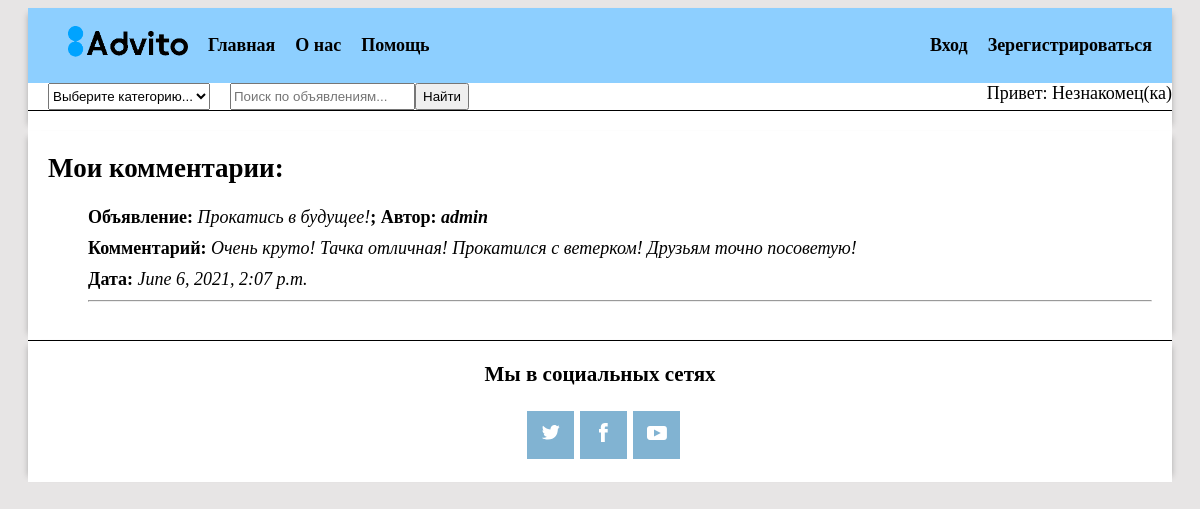
The page /advito/8/profile/comments/ on the database its author committed.
### advito/models.py (models this page shows, shortened)
class Comment(models.Model):
    author = models.ForeignKey(User, on_delete=models.CASCADE)
    text = models.TextField(max_length=700)
    in_post = models.ForeignKey(Post, on_delete=models.CASCADE)
    date_publish = models.DateTimeField(default=timezone.now)

class Post(models.Model):
    author = models.ForeignKey(User, on_delete=models.CASCADE)
    category = models.ForeignKey(CategoryPost, on_delete=models.CASCADE, verbose_name="Категория", related_name='category')
    price = models.FloatField(verbose_name="Цена", blank=True)
    name_descript = models.CharField(max_length=200,  blank=True, verbose_name="Название объявления")
    description = models.TextField(max_length=1000, blank=True, verbose_name="Описание объявления")
    image = models.ImageField(upload_to=user_directory_path, verbose_name="Фото объявления")
    date_pub = models.DateTimeField(default=timezone.now, verbose_name="Дата объявления")
    date_edit = models.DateTimeField(default=timezone.now, verbose_name="Дата редактирования")
    class Meta:
        ordering=['-date_pub']

### advito/views_auth.py (the view, shortened to what this page needs)
# urls.py: path('<int:user_id>/profile/comments/', views_auth.ProfileCommentView.as_view(), name='profile_comment'),
class ProfileCommentView(ListView):
    model = Comment
    categories = CategoryPost.objects.all()
    template_name = 'my_auth/profile_comment.html'
    context = {}
    def get(self, request, *args, **kwargs):
        user_id = request.user.id
        return render(request, self.template_name, self.context)

### advito/templates/my_auth/profile_comment.html (shortened to what this page needs)
{% extends 'base.html' %}
{% block content %}
  <div class="profile-comments">
    <h1>Мои комментарии:</h1>
    {% if comments %}
      <ul class="profile-comments">
        {% for comment in comments %}
          <li class="comment">
            <p class="comment__name">Объявление: <i class="comment__name_text">{{ comment.in_post.name_descript }}</i>;
            Автор: <i>{{ comment.in_post.author }}</i></p>
            <p class="comment__name">Комментарий: <i class="comment__name_text">{{ comment.text }}</i></p>
            <p class="comment__name">Дата: <i class="comment__name_text">{{ comment.date_publish }}</i></p>
          </li>
          <hr>
        {% endfor %}
      </ul>
    {% else %}
      <i>Пока комментариев нет</i>
    {% endif %}
    </div>
{% endblock  %}

### static/css/common.css (style rules this page uses)
html { background-color: #E7E5E5; box-sizing: border-box; font-family: 'Times New Roman', serif; }
body { font-size: 18px; }
li { list-style-type: none }

### static/css/style.css (style rules this page uses)
.message__name, .comment__name { font-weight: bold; margin: 0 0 10px; }
.message__name_text, .comment__name_text, .review__name_text { font-weight: initial; }

### rows shown on the page
Comment: in_post.name_descript "Прокатись в будущее!", in_post.author "admin", text "Очень круто! Тачка отличная! Прокатился с ветерком! Друзьям точно посоветую!", date_publish "June 6, 2021, 2:07 p.m."
